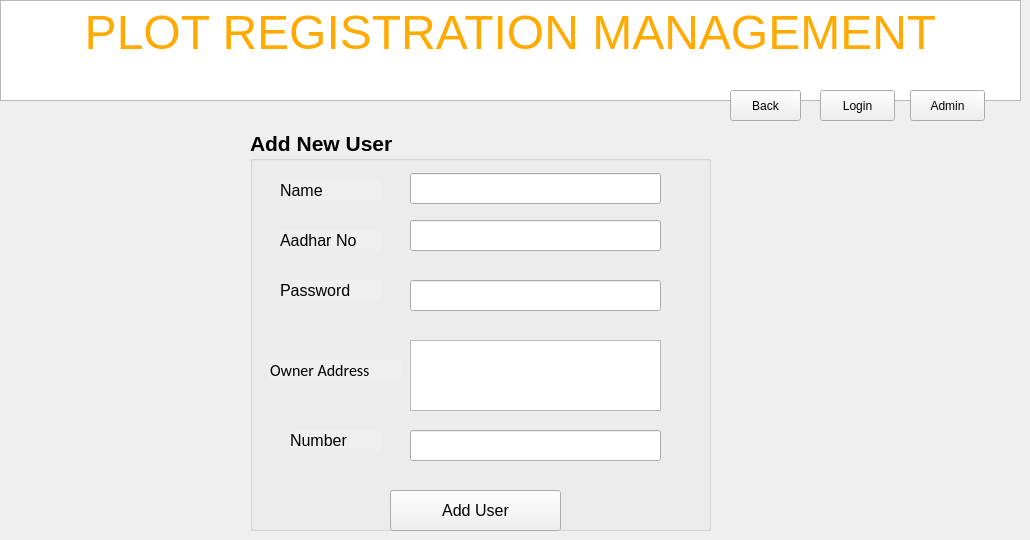
    <widget class="QWidget" name="tab_10">
     <attribute name="title">
      <string>newuser</string>
     </attribute>
     <widget class="QGroupBox" name="groupBox_5">
      <property name="geometry">
       <rect>
        <x>250</x>
        <y>130</y>
        <width>461</width>
        <height>401</height>
       </rect>
      </property>
      <property name="font">
       <font>
        <pointsize>16</pointsize>
        <weight>75</weight>
        <bold>true</bold>
       </font>
      </property>
      <property name="autoFillBackground">
       <bool>true</bool>
      </property>
      <property name="title">
       <string>Add New User</string>
      </property>
      <widget class="QLabel" name="label_24">
       <property name="geometry">
        <rect>
         <x>30</x>
         <y>50</y>
         <width>101</width>
         <height>21</height>
        </rect>
       </property>
       <property name="font">
        <font>
         <pointsize>12</pointsize>
         <weight>50</weight>
         <bold>false</bold>
        </font>
       </property>
       <property name="autoFillBackground">
        <bool>true</bool>
       </property>
       <property name="text">
        <string>Name</string>
       </property>
      </widget>
      <widget class="QLabel" name="label_26">
       <property name="geometry">
        <rect>
         <x>30</x>
         <y>150</y>
         <width>101</width>
         <height>21</height>
        </rect>
       </property>
       <property name="font">
        <font>
         <pointsize>12</pointsize>
         <weight>50</weight>
         <bold>false</bold>
        </font>
       </property>
       <property name="autoFillBackground">
        <bool>true</bool>
       </property>
       <property name="text">
        <string>Password</string>
       </property>
      </widget>
      <widget class="QLabel" name="label_27">
       <property name="geometry">
        <rect>
         <x>30</x>
         <y>100</y>
         <width>101</width>
         <height>21</height>
        </rect>
       </property>
       <property name="font">
        <font>
         <pointsize>12</pointsize>
         <weight>50</weight>
         <bold>false</bold>
        </font>
       </property>
       <property name="autoFillBackground">
        <bool>true</bool>
       </property>
       <property name="text">
        <string>Aadhar No</string>
       </property>
      </widget>
      <widget class="QLineEdit" name="lineEdit_20">
       <property name="geometry">
        <rect>
         <x>160</x>
         <y>43</y>
         <width>251</width>
         <height>31</height>
        </rect>
       </property>
       <property name="font">
        <font>
         <family>Calibri</family>
         <pointsize>12</pointsize>
         <weight>50</weight>
         <bold>false</bold>
        </font>
       </property>
      </widget>
      <widget class="QLineEdit" name="lineEdit_21">
       <property name="geometry">
        <rect>
         <x>160</x>
         <y>90</y>
         <width>251</width>
         <height>31</height>
        </rect>
       </property>
       <property name="font">
        <font>
         <family>Calibri</family>
         <pointsize>12</pointsize>
         <weight>50</weight>
         <bold>false</bold>
        </font>
       </property>
      </widget>
      <widget class="QLineEdit" name="lineEdit_22">
       <property name="geometry">
        <rect>
         <x>160</x>
         <y>150</y>
         <width>251</width>
         <height>31</height>
        </rect>
       </property>
       <property name="font">
        <font>
         <family>Calibri</family>
         <pointsize>12</pointsize>
         <weight>50</weight>
         <bold>false</bold>
        </font>
       </property>
       <property name="echoMode">
        <enum>QLineEdit::Password</enum>
       </property>
      </widget>
      <widget class="QPushButton" name="pushButton_19">
       <property name="geometry">
        <rect>
         <x>140</x>
         <y>360</y>
         <width>171</width>
         <height>41</height>
        </rect>
       </property>
       <property name="font">
        <font>
         <pointsize>12</pointsize>
         <weight>50</weight>
         <bold>false</bold>
        </font>
       </property>
       <property name="text">
        <string>Add User</string>
       </property>
      </widget>
      <widget class="QLabel" name="label_51">
       <property name="geometry">
        <rect>
         <x>20</x>
         <y>230</y>
         <width>131</width>
         <height>20</height>
        </rect>
       </property>
       <property name="font">
        <font>
         <family>Calibri</family>
         <pointsize>12</pointsize>
         <weight>50</weight>
         <bold>false</bold>
        </font>
       </property>
       <property name="autoFillBackground">
        <bool>true</bool>
       </property>
       <property name="text">
        <string>Owner Address</string>
       </property>
      </widget>
      <widget class="QLineEdit" name="lineEdit_24">
       <property name="geometry">
        <rect>
         <x>160</x>
         <y>300</y>
         <width>251</width>
         <height>31</height>
        </rect>
       </property>
       <property name="font">
        <font>
         <family>Calibri</family>
         <pointsize>12</pointsize>
         <weight>50</weight>
         <bold>false</bold>
        </font>
       </property>
       <property name="text">
        <string/>
       </property>
       <property name="maxLength">
        <number>10</number>
       </property>
       <property name="echoMode">
        <enum>QLineEdit::Normal</enum>
       </property>
      </widget>
      <widget class="QLabel" name="label_28">
       <property name="geometry">
        <rect>
         <x>40</x>
         <y>300</y>
         <width>91</width>
         <height>21</height>
        </rect>
       </property>
       <property name="font">
        <font>
         <pointsize>12</pointsize>
         <weight>50</weight>
         <bold>false</bold>
        </font>
       </property>
       <property name="autoFillBackground">
        <bool>true</bool>
       </property>
       <property name="text">
        <string>Number</string>
       </property>
      </widget>
      <widget class="QTextEdit" name="textEdit">
       <property name="geometry">
        <rect>
         <x>160</x>
         <y>210</y>
         <width>251</width>
         <height>71</height>
        </rect>
       </property>
       <property name="font">
        <font>
         <family>Calibri</family>
         <pointsize>12</pointsize>
         <weight>50</weight>
         <bold>false</bold>
        </font>
       </property>
      </widget>
     </widget>
     <widget class="QTextEdit" name="textEdit_17">
      <property name="geometry">
       <rect>
        <x>0</x>
        <y>0</y>
        <width>1021</width>
        <height>101</height>
       </rect>
      </property>
      <property name="html">
       <string>&lt;!DOCTYPE HTML PUBLIC &quot;-//W3C//DTD HTML 4.0//EN&quot; &quot;http://www.w3.org/TR/REC-html40/strict.dtd&quot;&gt;
&lt;html&gt;&lt;head&gt;&lt;meta name=&quot;qrichtext&quot; content=&quot;1&quot; /&gt;&lt;style type=&quot;text/css&quot;&gt;
p, li { white-space: pre-wrap; }
&lt;/style&gt;&lt;/head&gt;&lt;body style=&quot; font-family:'Calibri'; font-size:12pt; font-weight:400; font-style:normal;&quot;&gt;
&lt;p align=&quot;center&quot; style=&quot; margin-top:0px; margin-bottom:0px; margin-left:0px; margin-right:0px; -qt-block-indent:0; text-indent:0px;&quot;&gt;&lt;span style=&quot; font-family:'MS Shell Dlg 2'; font-size:36pt; color:#ffaa00;&quot;&gt;PLOT REGISTRATION MANAGEMENT&lt;/span&gt;&lt;/p&gt;&lt;/body&gt;&lt;/html&gt;</string>
      </property>
     </widget>
     <widget class="QPushButton" name="pushButton_63">
      <property name="geometry">
       <rect>
        <x>820</x>
        <y>90</y>
        <width>75</width>
        <height>31</height>
       </rect>
      </property>
      <property name="text">
       <string>Login</string>
      </property>
     </widget>
     <widget class="QPushButton" name="pushButton_64">
      <property name="geometry">
       <rect>
        <x>910</x>
        <y>90</y>
        <width>75</width>
        <height>31</height>
       </rect>
      </property>
      <property name="text">
       <string>Admin</string>
      </property>
     </widget>
     <widget class="QPushButton" name="pushButton_65">
      <property name="geometry">
       <rect>
        <x>730</x>
        <y>90</y>
        <width>71</width>
        <height>31</height>
       </rect>
      </property>
      <property name="text">
       <string>Back</string>
      </property>
     </widget>
    </widget>
